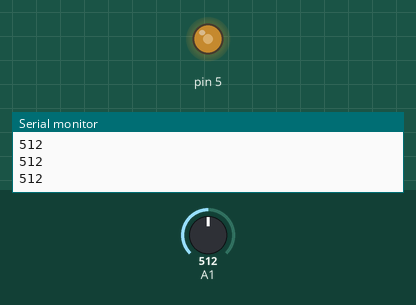
A sketch run on a simulated Arduino Uno, built with avr-gcc and run on an emulated ATmega328P. On the bench: output pins drawn as LEDs (lit = HIGH), the last lines printed to the serial monitor. Inputs (shaded band) come from the test bench; at power-on: A1 = 512.

Above: at 1.2 s.
1.3 s: A1 set to 716
At 1.9 s:
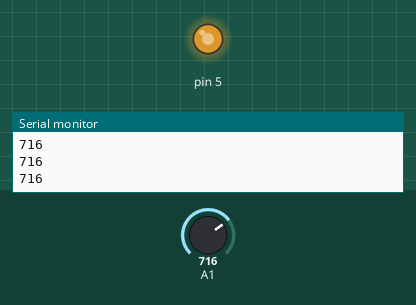
2.8 s: A1 set to 900
At 3.1 s:
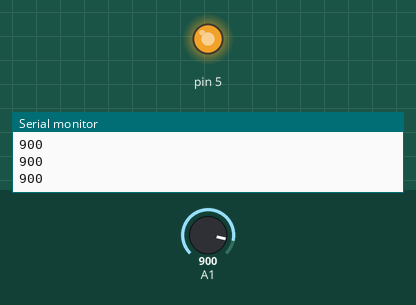
4.3 s: A1 set to 122
At 5.4 s:
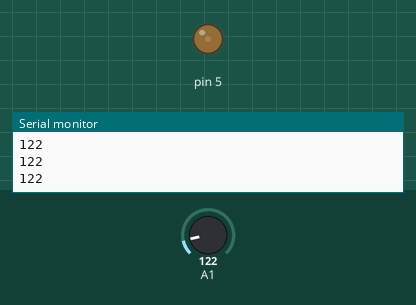
5.8 s: A1 set to 0
At 6.5 s:
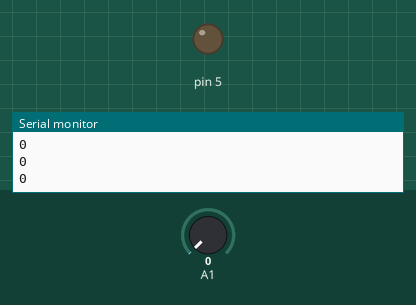
7.3 s: A1 set to 511
At 7.7 s:
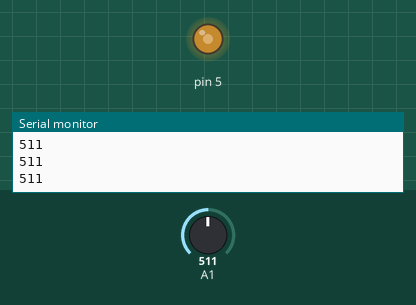
Timing chart, 0 to 9.8 s (numbered marks = the images above; inputs shaded):
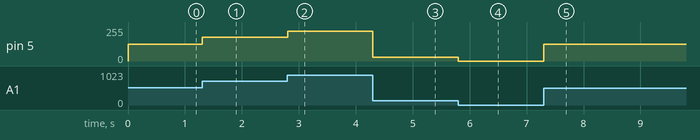

The sketch:

DC_motor_mapping.ino
```cpp
void setup() {
pinMode(A1,INPUT);
pinMode(5,OUTPUT);
Serial.begin(9600);
  // put your setup code here, to run once:

}

void loop() {

int x=analogRead(A1);
int y=map(x,0,1023,0,255);
analogWrite(5,y);
Serial.println(x);  // put your main code here, to run repeatedly:

}
```

Measured:
- after the input at 1.3 s, pin 5: 127/255 → 178/255 at once
- after the input at 2.8 s, pin 5: 178/255 → 224/255 at once
- after the input at 4.3 s, pin 5: 224/255 → 30/255 at once
- after the input at 5.8 s, pin 5: 30/255 → 0/255 at once
- after the input at 7.3 s, pin 5: 0/255 → 127/255 at once
